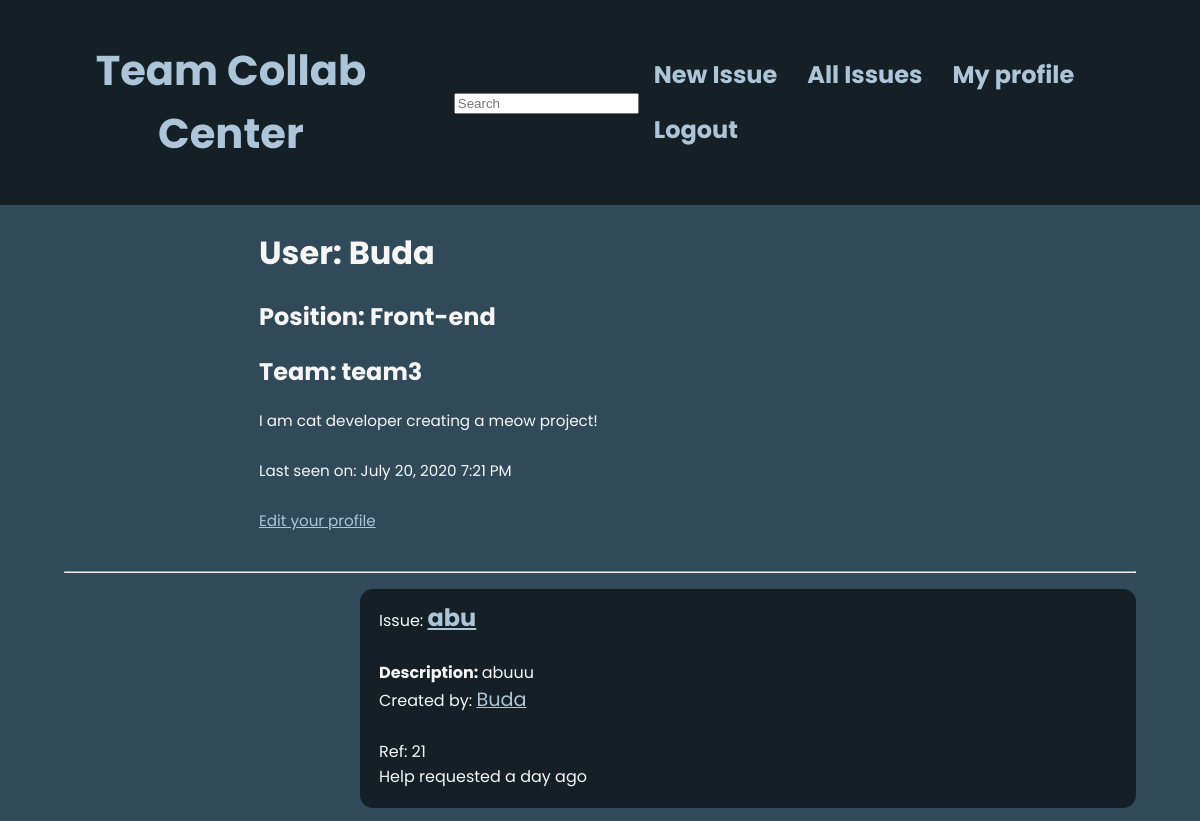
The page /user/Buda (signed in, upper part) on the database as committed earlier.
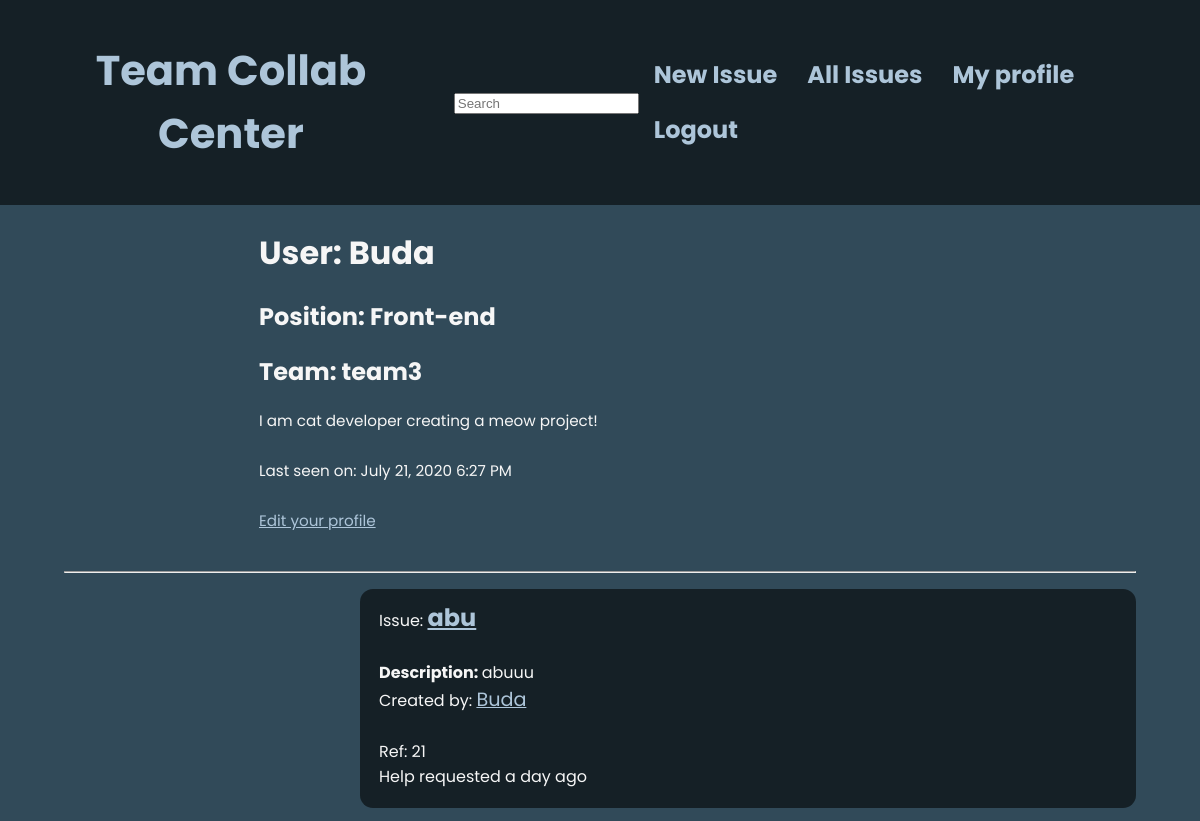
The same page on the database as committed later.
### app/models.py (models this page shows, shortened)
class User(UserMixin, db.Model):
    __tablename__='users'
    id = db.Column(db.Integer, primary_key=True)
    username = db.Column(db.String(64), index=True, unique=True)
    email = db.Column(db.String(120), index=True, unique=True)
    password_hash = db.Column(db.String(128))
    posts = db.relationship('Post', backref='author', lazy='dynamic')
    position_id = db.Column(db.Integer, db.ForeignKey('position.id'))
    about_me = db.Column(db.String(240))
    last_seen = db.Column(db.DateTime, default=datetime.utcnow)
    team_id = db.Column(db.Integer, db.ForeignKey('teams.id'))
    comments = db.relationship('Comment', backref='comment_author', lazy='dynamic')

class Position(db.Model):
    __tablename__='position'
    id = db.Column(db.Integer, primary_key=True)
    name = db.Column(db.String(64), unique=True)
    members = db.relationship('User', backref='position_members')

class Team(db.Model):
    __tablename__='teams'
    id = db.Column(db.Integer, primary_key=True)
    name = db.Column(db.String(64), unique=True)
    members = db.relationship('User', backref='team_members')
    team_posts = db.relationship('Post', backref='team_posts')

class SearchableMixin(object):
    @classmethod
    def before_commit(cls, session):
        session._changes = {
            'add': list(session.new),
            'update': list(session.dirty),
            'delete': list(session.deleted)
        }
    @classmethod
    def after_commit(cls, session):
        for obj in session._changes['add']:
            if isinstance(obj, SearchableMixin):
                add_to_index(obj.__tablename__, obj)
        for obj in session._changes['update']:
            if isinstance(obj, SearchableMixin):
                add_to_index(obj.__tablename__, obj)
        for obj in session._changes['delete']:
            if isinstance(obj, SearchableMixin):
                remove_from_index(obj.__tablename__, obj)
        session._changes = None

class Post(SearchableMixin, db.Model):
    __searchable__ = ['title', 'description', 'id', 'author']
    __tablename__='posts'
    id = db.Column(db.Integer, primary_key=True)
    title = db.Column(db.String(64))
    description = db.Column(db.String(1000))
    timestamp = db.Column(db.DateTime, index=True, default=datetime.utcnow)
    user_id = db.Column(db.Integer, db.ForeignKey('users.id'))
    team_id = db.Column(db.Integer, db.ForeignKey('teams.id'))
    comments = db.relationship('Comment', backref='comment_ticket', lazy='dynamic')

### app/routes.py (the view)
@app.route('/user/<username>')
@login_required
def user(username):
    user = User.query.filter_by(username=username).first_or_404()
    page = request.args.get('page', 1, type=int)
    posts = Post.query.filter_by(user_id=user.id).order_by(
        Post.timestamp.desc()).paginate(
        page, app.config['POSTS_PER_PAGE'], False)
    next_url = url_for('user', username=user.username, page=posts.next_num) \
        if posts.has_next else None
    prev_url = url_for('user', username=user.username, page=posts.prev_num) \
        if posts.has_prev else None
    return render_template('user.html', user=user, posts=posts.items,
                           next_url=next_url, prev_url=prev_url)

### app/forms.py
class SearchForm(FlaskForm):
    q = StringField(('Search'), validators=[DataRequired()])
    def __init__(self, *args, **kwargs):
        if 'formdata' not in kwargs:
            kwargs['formdata'] = request.args
        if 'csrf_enabled' not in kwargs:
            kwargs['csrf_enabled'] = False
        super(SearchForm, self).__init__(*args, **kwargs)

### app/models.py (called while the page is built)
@login.user_loader
def load_user(id):
    return User.query.get(int(id))

### app/routes.py (called while the page is built)
@app.before_request
def before_request():
    if current_user.is_authenticated:
        current_user.last_seen = datetime.utcnow()
        db.session.commit()
        g.search_form = SearchForm()

### app/templates/user.html (shortened to what this page needs)
{% extends "base.html" %}
{% block content %}
    <table class="user-table">
        <tr valign="top">
            <td>
                <h1>User: {{ user.username }}</h1>
                <h2>Position: {{ user.position_members.name }}</h2>
                <h2>Team: {{ user.team_members.name }}</h2>
                {% if user.about_me %}<p>{{ user.about_me }}</p>{% endif %}
                {% if user.last_seen %}
                    <p>Last seen on: {{ moment(user.last_seen).format('LLL') }}</p>
                {% endif %}
                {% if user == current_user %}
                <p><a href="{{ url_for('edit_profile') }}">Edit your profile</a></p>
                {% endif %}
            </td>
        </tr>
    </table>
    <div class="main-body">
    <hr class="hr-usertable">
    {% for post in posts %}
        {% include '_post.html' %}
    {% endfor %}
{% endblock %}

### app/templates/base.html (shortened to what this page needs)
<!DOCTYPE html>
<html lang="en">
<head>
    <link rel="stylesheet" href="{{ url_for('static',filename='styles/base/style.css') }}">
</head>
<body>
    <header class="main-header">
        <h1 class="name"><a href="{{ url_for('index') }}">Team Collab Center</a></h1>
        {% if g.search_form %}
        <form class="navbar-form navbar-left" method="get"
                action="{{ url_for('search') }}">
            <div class="form-group">
                {{ g.search_form.q(size=20, class='form-control',
                    placeholder=g.search_form.q.label.text) }}
            </div>
        </form>
        {% endif %}
        <ul class="main-nav">
            {% if current_user.is_anonymous %}
            <li><a href="{{ url_for('login') }}">Login</a></li>
            {% else %}
            <li><a href="{{ url_for('create_issue') }}">New Issue</a></li>
            <li><a href="{{ url_for('explore') }}">All Issues</a></li>
            <li><a href="{{ url_for('user', username=current_user.username) }}">My profile</a></li>
            <li><a href="{{ url_for('logout') }}">Logout</a></li>
            {% endif %}
        </ul>
    </header>
    {% block content %}{% endblock %}
</body>
</html>

### app/templates/_post.html (shortened to what this page needs)
<div class="posts-wrapper">
    <table class="posts-issues-table>
        <tr valign="top">
            <td>
                Issue: <b><a class="issue-name" href="{{ url_for('post_view', id=post.id) }}">{{ post.title }}</a></b>
                <br>
                <br>
                <b><span>Description: </span></b>
                {% if post.description|length < 20 %}
                    {{ post.description }}
                {% else %}
                    {{ post.description[0:50] }} (...)
                {% endif %}
                <br>
                Created by: <a class="creator-name" href="{{ url_for('user', username=post.author.username) }}">
                    {{ post.author.username }}
                </a>
                <br>
                <br>
                Ref: {{ post.id }}
                <br>
                Help requested {{ moment(post.timestamp).fromNow() }}
            </td>
    </table>
</div>

### app/static/styles/base/style.css (style rules this page uses)
@media (min-width: 769px) { .main-header, .main-nav { display: -webkit-box; display: -ms-flexbox; display: flex; } }
@media (min-width: 769px) { .main-header { -webkit-box-orient: vertical; -webkit-box-direction: normal; -ms-flex-direction: column; flex-direction: column; -webkit-box-align: center; -ms-flex-align: center; align-items: center; } }
@media (min-width: 1025px) { .main-header { -webkit-box-orient: horizontal; -webkit-box-direction: normal; -ms-flex-direction: row; flex-direction: row; -webkit-box-pack: justify; -ms-flex-pack: justify; justify-content: space-between; } }
.main-header { padding: .5rem; background: #152026; position: relative; border: none; }
.main-header .name a { text-align: center; display: block; padding: 10px 15px; color: #ADC5D9; text-decoration: none; font-weight: bold; font-size: 2.6rem; -webkit-transition: font-size 0.5s ease-in-out; transition: font-size 0.5s ease-in-out; }
.main-header .main-nav { display: -webkit-box; display: -ms-flexbox; display: flex; -webkit-box-orient: horizontal; -webkit-box-direction: normal; -ms-flex-direction: row; flex-direction: row; -ms-flex-wrap: wrap; flex-wrap: wrap; margin: 0; padding: 0; list-style: none; -webkit-box-align: initial; -ms-flex-align: initial; align-items: initial; }
.main-header .main-nav a { font-size: 1.5rem; text-align: center; display: block; padding: 10px 15px; color: #ADC5D9; font-weight: bold; text-decoration: none; -webkit-transition: font-size 0.5s ease-in-out; transition: font-size 0.5s ease-in-out; }
.posts-wrapper { background-position: center; padding: 0.5rem 1rem 1rem 1rem; background-color: #152026; margin: 1rem 4rem 1rem 30%; border-radius: 13px; color: #F6F6F6; }
.posts-wrapper a { color: #ADC5D9; text-decoration: underline; cursor: pointer; }
.posts-wrapper .issue-name { font-size: 1.5rem; }
.posts-wrapper .creator-name { font-size: 1.2rem; }
.user-table { padding: 0 10rem; min-width: 90%; min-height: 100%; margin: 0 0 0.5rem 6rem; }
.hr-usertable { margin: 0 4rem 0 4rem; }
* { -webkit-box-sizing: border-box; box-sizing: border-box; }
body { font-family: 'Poppins', sans-serif; color: #F6F6F6; margin: 0; background-color: #314A59; }
body a { color: #ADC5D9; }
p { font-size: .95em; margin-bottom: 1.8em; }

Rows that differ between the two databases and show on the page:
changed User "Buda": last_seen "July 20, 2020 7:21 PM" → "July 21, 2020 6:27 PM"
